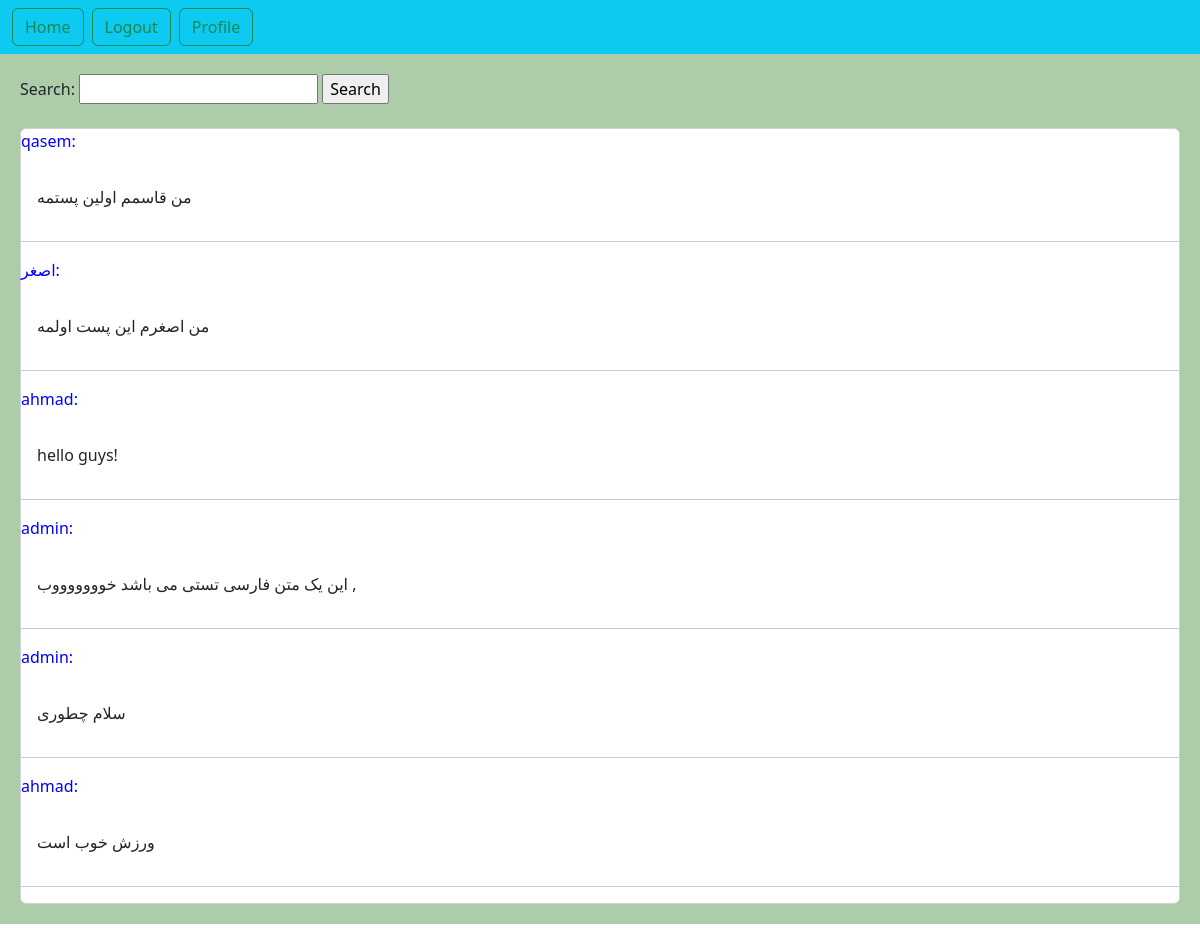
The app's page / (signed in) with its own data.
### home/models.py (models this page shows, shortened)
class Post(models.Model):
    user = models.ForeignKey(User, on_delete=models.CASCADE,
                             related_name='posts')  # اگر یک یوزر حذف شد پست هایش نیز حذف می شود.
    title = models.CharField(max_length=240)
    body = models.TextField()
    slug = models.SlugField()
    created = models.DateTimeField(auto_now_add=True)
    updated = models.DateTimeField(auto_now=True)
    class Meta:
        ordering = ['-created']  # مرتب سازی پست ها بر اساس تاریخ
    def get_absolute_url(self):
        return reverse('home:post_detail', args=(self.id, self.slug))

### home/views.py (the view)
# urls.py: path('', views.HomeView.as_view(), name='home'),
class HomeView(View):
    form_class = PostSearchForm
    def get(self, request):
        posts = Post.objects.all()
        if request.GET.get('search'):
            posts = posts.filter(body__contains=request.GET['search'])
        context = {
            'posts': posts,
            'form': self.form_class
        }
        return render(request, template_name='home/index.html', context=context)

### home/templates/home/index.html (shortened to what this page needs)
{% extends 'base.html' %}
{% block content %}
    <form action="" method="get">
        {{ form }}
        <input type="submit" value="Search">
    </form>
    <br>
    <div class="card">
        {% for post in posts %}
            <p style="color: blue">{{ post.user }}:</p>
            <a href="{{ post.get_absolute_url }}" class="card-body" style="text-decoration: none">{{ post.body|truncatewords:20 }}</a><hr>
        {% endfor %}
    </div>
{% endblock %}

### records on screen
Post: user "qasem", body "من قاسمم اولین پستمه"
Post: user "اصغر", body "من اصغرم این پست اولمه"
Post: user "ahmad", body "hello guys!"
Post: user "admin", body "این یک متن فارسی تستی می باشد خوووووووب ,"
Post: user "admin", body "سلام چطوری"
Post: user "ahmad", body "ورزش خوب است"
